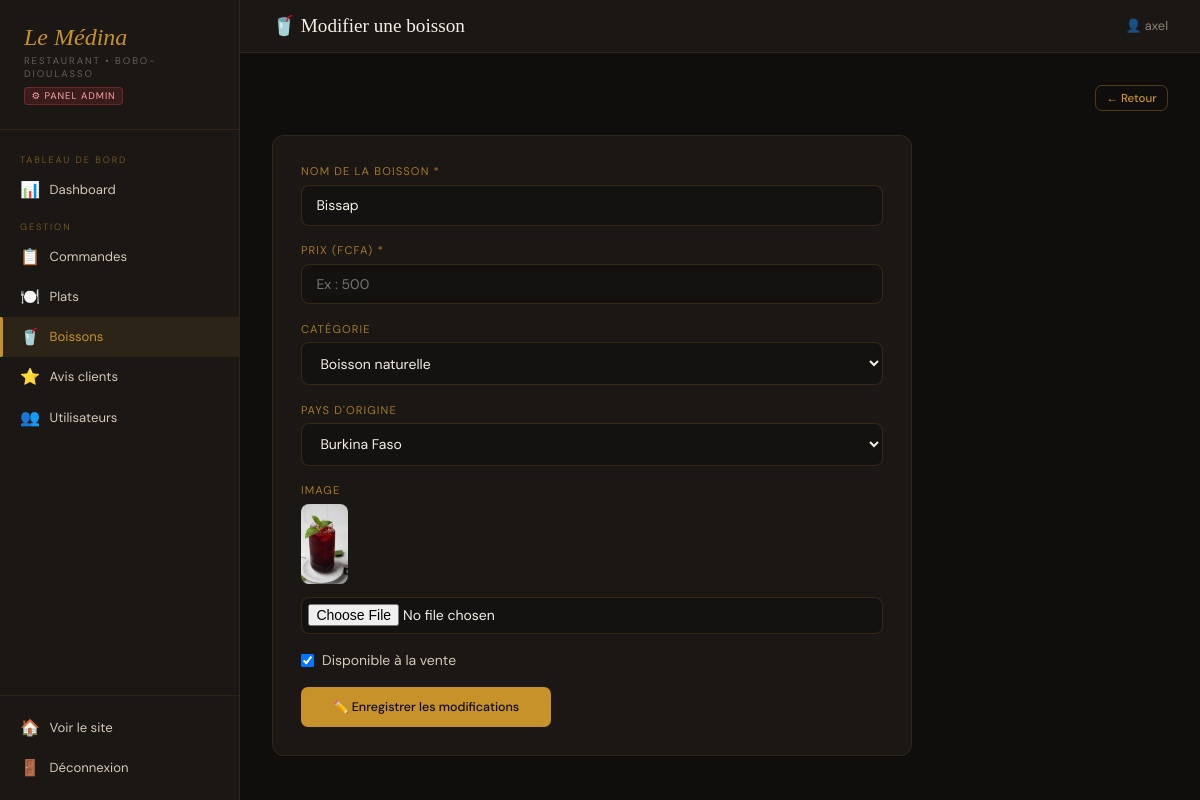
The app's page /panel/boissons/1/modifier/ (signed in) with its own data.
### shop/models.py (models this page shows, shortened)
class Boisson(models.Model):
    CATEGORIES = [
        ('naturelle', 'Boisson naturelle'),
        ('traditionnelle', 'Boisson traditionnelle'),
        ('alcoolisee', 'Boisson alcoolisée'),
    ]
    nom = models.CharField(max_length=100)
    prix = models.DecimalField(max_digits=8, decimal_places=2)
    disponible = models.BooleanField(default=True)
    categorie = models.CharField(max_length=20, choices=CATEGORIES, blank=True)
    pays = models.CharField(max_length=2, choices=PAYS, blank=True)
    image = models.ImageField(upload_to='boissons/', null=True, blank=True)

### shop/views.py (the view, shortened to what this page needs)
# urls.py: path('panel/boissons/<int:boisson_id>/modifier/', views.admin_modifier_boisson, name='admin_modifier_boisson'),
@staff_required
def admin_modifier_boisson(request, boisson_id):
    boisson = get_object_or_404(Boisson, id=boisson_id)
    return render(request, 'shop/admin/form_boisson.html', {
        'boisson': boisson,
        'categories': Boisson.CATEGORIES,
        'pays_choices': [('BF','Burkina Faso'),('TG','Togo'),('CI',"Côte d'Ivoire"),('ML','Mali'),('BJ','Bénin')],
        'action': 'Modifier',
    })

### shop/views.py (called while the page is built)
def staff_required(view_func):
    return user_passes_test(lambda u: u.is_staff, login_url='accueil')(view_func)

### shop/templates/shop/admin/form_boisson.html (shortened to what this page needs)
{% extends 'shop/admin/base.html' %}
{% block page_title %}🥤 {{ action }} une boisson{% endblock %}
{% block content %}
<div class="section-header">
  <a href="{% url 'admin_boissons' %}" class="btn btn-outline btn-sm">← Retour</a>
</div>
<div class="form-card">
  <form method="post" enctype="multipart/form-data">
    <div class="form-group">
      <label class="form-label">Nom de la boisson *</label>
      <input type="text" name="nom" class="form-input" value="{{ boisson.nom|default:'' }}" placeholder="Ex : Jus de bissap" required>
    </div>
    <div class="form-group">
      <label class="form-label">Prix (FCFA) *</label>
      <input type="number" name="prix" class="form-input" value="{{ boisson.prix|default:'' }}" placeholder="Ex : 500" min="0" required>
    </div>
    <div class="form-group">
      <label class="form-label">Catégorie</label>
      <select name="categorie" class="form-select">
        {% for val, label in categories %}
        <option value="{{ val }}" {% if boisson.categorie == val %}selected{% endif %}>{{ label }}</option>
        {% endfor %}
      </select>
    </div>
    <div class="form-group">
      <label class="form-label">Pays d'origine</label>
      <select name="pays" class="form-select">
        {% for val, label in pays_choices %}
        <option value="{{ val }}" {% if boisson.pays == val %}selected{% endif %}>{{ label }}</option>
        {% endfor %}
      </select>
    </div>
    <div class="form-group">
      <label class="form-label">Image</label>
      {% if boisson.image %}
        <div style="margin-bottom:.5rem;">
          <img src="{{ boisson.image.url }}" style="height:80px;border-radius:8px;object-fit:cover;">
        </div>
      {% endif %}
      <input type="file" name="image" class="form-input" accept="image/*" style="padding:.4rem;">
    </div>
    <div class="form-group">
      <label class="form-check">
        <input type="checkbox" name="disponible" {% if boisson.disponible or not boisson %}checked{% endif %}>
        Disponible à la vente
      </label>
    </div>
    <button type="submit" class="btn btn-or" style="padding:.75rem 2rem;">
      {% if action == 'Modifier' %}✏️ Enregistrer les modifications{% else %}+ Ajouter la boisson{% endif %}
    </button>
  </form>
</div>
{% endblock %}

### shop/templates/shop/admin/base.html (shortened to what this page needs)
{% load static %}
<!DOCTYPE html>
<html lang="fr">
<head>
</head>
<body>
<aside class="sidebar">
  <div class="sidebar-logo">
    <div class="logo">Le Médina</div>
    <div class="logo-sub">Restaurant • Bobo-Dioulasso</div>
    <div class="admin-badge">⚙ Panel Admin</div>
  </div>
  <nav style="flex:1;padding:.75rem 0;overflow-y:auto;">
    <div class="nav-section">Tableau de bord</div>
    <a href="{% url 'admin_dashboard' %}" class="nav-link {% if request.resolver_match.url_name == 'admin_dashboard' %}active{% endif %}">
      <span class="nav-icon">📊</span> Dashboard
    </a>
    <div class="nav-section">Gestion</div>
    <a href="{% url 'admin_commandes' %}" class="nav-link {% if 'admin_commandes' in request.resolver_match.url_name %}active{% endif %}">
      <span class="nav-icon">📋</span> Commandes
    </a>
    <a href="{% url 'admin_plats' %}" class="nav-link ">
      <span class="nav-icon">🍽️</span> Plats
    </a>
    <a href="{% url 'admin_boissons' %}" class="nav-link {% if 'admin_boissons' in request.resolver_match.url_name or 'admin_ajouter_boisson' in request.resolver_match.url_name or 'admin_modifier_boisson' in request.resolver_match.url_name %}active{% endif %}">
      <span class="nav-icon">🥤</span> Boissons
    </a>
    <a href="{% url 'admin_avis' %}" class="nav-link {% if request.resolver_match.url_name == 'admin_avis' %}active{% endif %}">
      <span class="nav-icon">⭐</span> Avis clients
    </a>
    <a href="{% url 'admin_utilisateurs' %}" class="nav-link {% if request.resolver_match.url_name == 'admin_utilisateurs' %}active{% endif %}">
      <span class="nav-icon">👥</span> Utilisateurs
    </a>
  </nav>
  <div class="sidebar-footer">
    <a href="{% url 'accueil' %}" class="nav-link">
      <span class="nav-icon">🏠</span> Voir le site
    </a>
    <a href="{% url 'logout' %}" class="nav-link">
      <span class="nav-icon">🚪</span> Déconnexion
    </a>
  </div>
</aside>
<main class="main">
  <div class="topbar">
    <div class="topbar-title">{% block page_title %}Admin{% endblock %}</div>
    <div class="topbar-right">
      <span>👤 {{ request.user.username }}</span>
    </div>
  </div>
  <div class="content">
    {% block content %}{% endblock %}
  </div>
</main>
</body>
</html>

### shop/templates/shop/admin/base.html (style rules this page uses)
:root { --or:#c8922a; --or-clair:#e8b84b; --or-fonce:#a0711e; --noir:#0d0c0a; --brun:#1a1714; --brun-moyen:#2a2520; --creme:#f5efe6; --texte:#d4c8b8; --sidebar-w:240px; --danger:#ef4444; --success:#22c55e; --info:#3b82f6; }
* { margin:0; padding:0; box-sizing:border-box; }
body { font-family:'DM Sans',sans-serif; background:#0f0e0c; color:var(--texte); min-height:100vh; display:flex; }
.sidebar { width:var(--sidebar-w); background:var(--brun); border-right:1px solid rgba(200,146,42,0.12); position:fixed; top:0; left:0; bottom:0; display:flex; flex-direction:column; z-index:100; }
.sidebar-logo { padding:1.5rem; border-bottom:1px solid rgba(200,146,42,0.12); }
.sidebar-logo .logo { font-family:'Playfair Display',serif; font-style:italic; font-size:1.5rem; color:var(--or); }
.sidebar-logo .logo-sub { font-size:.6rem; letter-spacing:.2em; text-transform:uppercase; opacity:.4; margin-top:.2rem; }
.sidebar-logo .admin-badge { display:inline-block; background:rgba(239,68,68,0.15); border:1px solid rgba(239,68,68,0.3); color:#fca5a5; font-size:.6rem; padding:.1rem .4rem; border-radius:4px; letter-spacing:.1em; text-transform:uppercase; margin-top:.4rem; }
.nav-section { padding:.75rem 1.25rem .2rem; font-size:.58rem; letter-spacing:.2em; text-transform:uppercase; color:var(--or); opacity:.5; }
.nav-link { display:flex; align-items:center; gap:.6rem; padding:.6rem 1.25rem; color:var(--texte); text-decoration:none; font-size:.82rem; transition:all .2s; position:relative; }
.nav-link.active { color:var(--or); background:rgba(200,146,42,0.1); }
.nav-link.active::before { content:''; position:absolute; left:0; top:0; bottom:0; width:3px; background:var(--or); border-radius:0 2px 2px 0; }
.nav-icon { font-size:1rem; flex-shrink:0; }
.sidebar-footer { margin-top:auto; padding:.75rem 0; border-top:1px solid rgba(200,146,42,0.1); }
.main { margin-left:var(--sidebar-w); flex:1; display:flex; flex-direction:column; min-height:100vh; }
.topbar { background:var(--brun); border-bottom:1px solid rgba(200,146,42,0.1); padding:.9rem 2rem; display:flex; align-items:center; justify-content:space-between; }
.topbar-title { font-family:'Playfair Display',serif; font-size:1.2rem; color:var(--creme); }
.topbar-right { display:flex; align-items:center; gap:1rem; font-size:.8rem; opacity:.6; }
.content { padding:2rem; flex:1; }
.btn { display:inline-flex; align-items:center; gap:.35rem; padding:.45rem .9rem; border-radius:7px; border:none; cursor:pointer; font-family:'DM Sans',sans-serif; font-size:.78rem; font-weight:500; text-decoration:none; transition:all .2s; }
.btn-or { background:var(--or); color:var(--noir); }
.btn-outline { background:transparent; border:1px solid rgba(200,146,42,0.35); color:var(--or); }
.btn-sm { padding:.3rem .65rem; font-size:.72rem; }
.form-card { background:var(--brun); border:1px solid rgba(200,146,42,0.12); border-radius:12px; padding:1.75rem; max-width:640px; }
.form-group { margin-bottom:1.1rem; }
.form-label { display:block; font-size:.7rem; text-transform:uppercase; letter-spacing:.1em; color:var(--or); opacity:.8; margin-bottom:.4rem; }
.form-input, .form-select, .form-textarea { width:100%; background:rgba(0,0,0,0.2); border:1px solid rgba(200,146,42,0.18); border-radius:8px; padding:.65rem .9rem; color:var(--creme); font-family:'DM Sans',sans-serif; font-size:.875rem; outline:none; box-sizing:border-box; }
.form-select option { background:var(--brun); }
.form-check { display:flex; align-items:center; gap:.5rem; font-size:.875rem; cursor:pointer; }
.section-header { display:flex; align-items:center; justify-content:space-between; margin-bottom:1.5rem; }

### records on screen
Boisson: nom "Bissap", categorie "Boisson naturelle", pays "Burkina Faso", image (picture), disponible "☑"

### other values on screen
{{ action }} "Modifier"
{{ request.user.username }} "axel"
